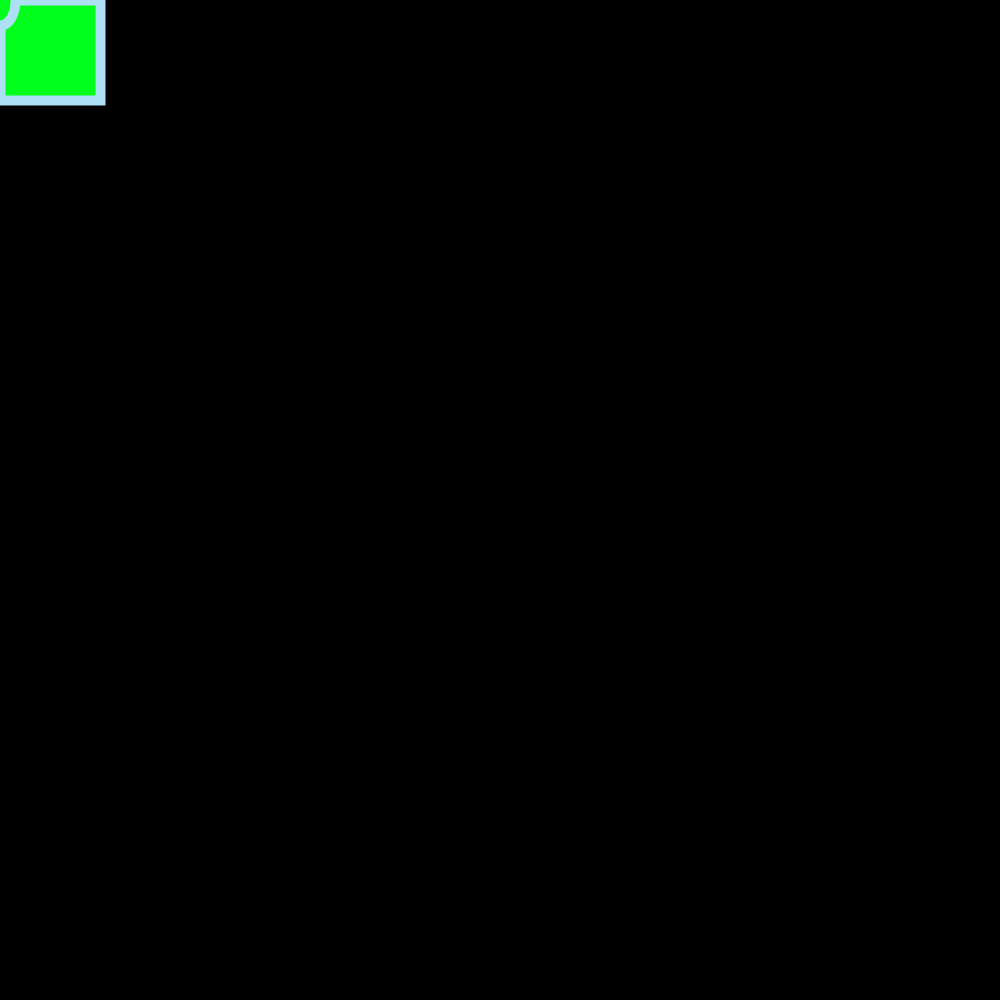
Frame 1 (no input)
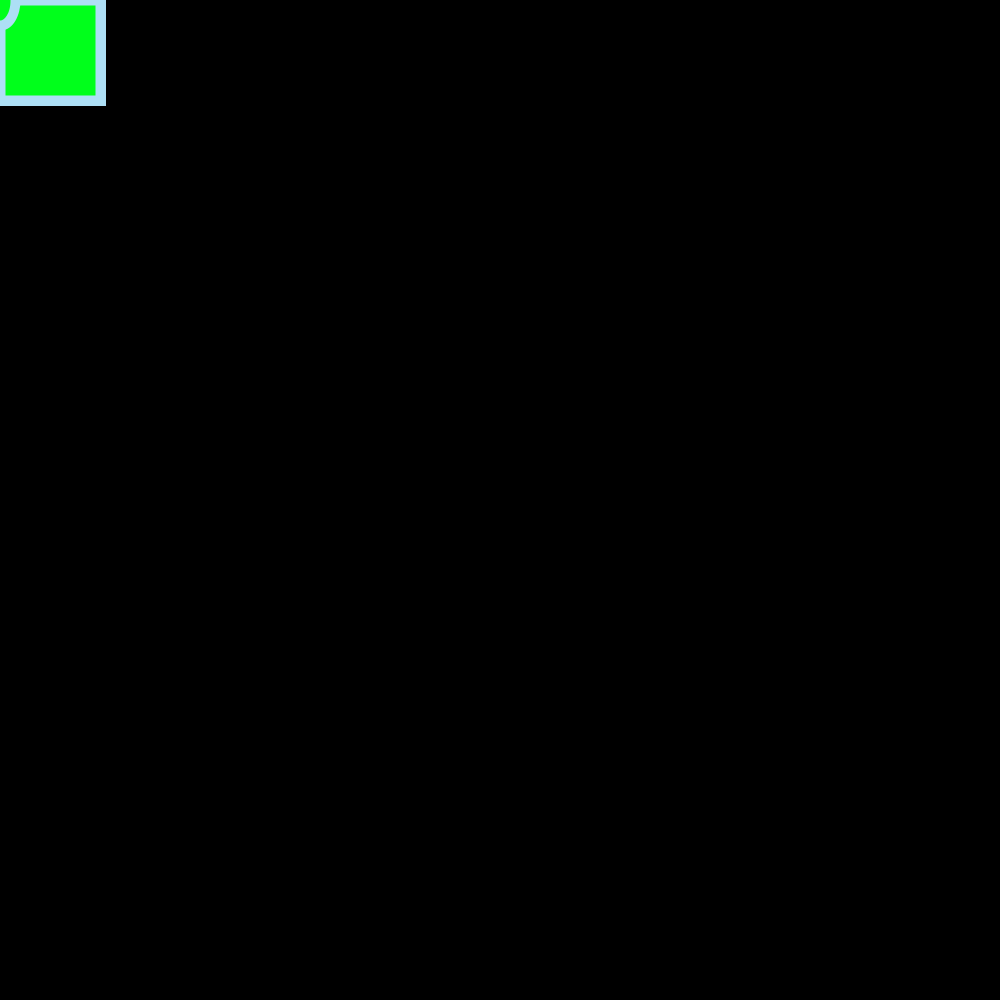
Frame 60 (the mouse pressed at the canvas centre just before this capture)
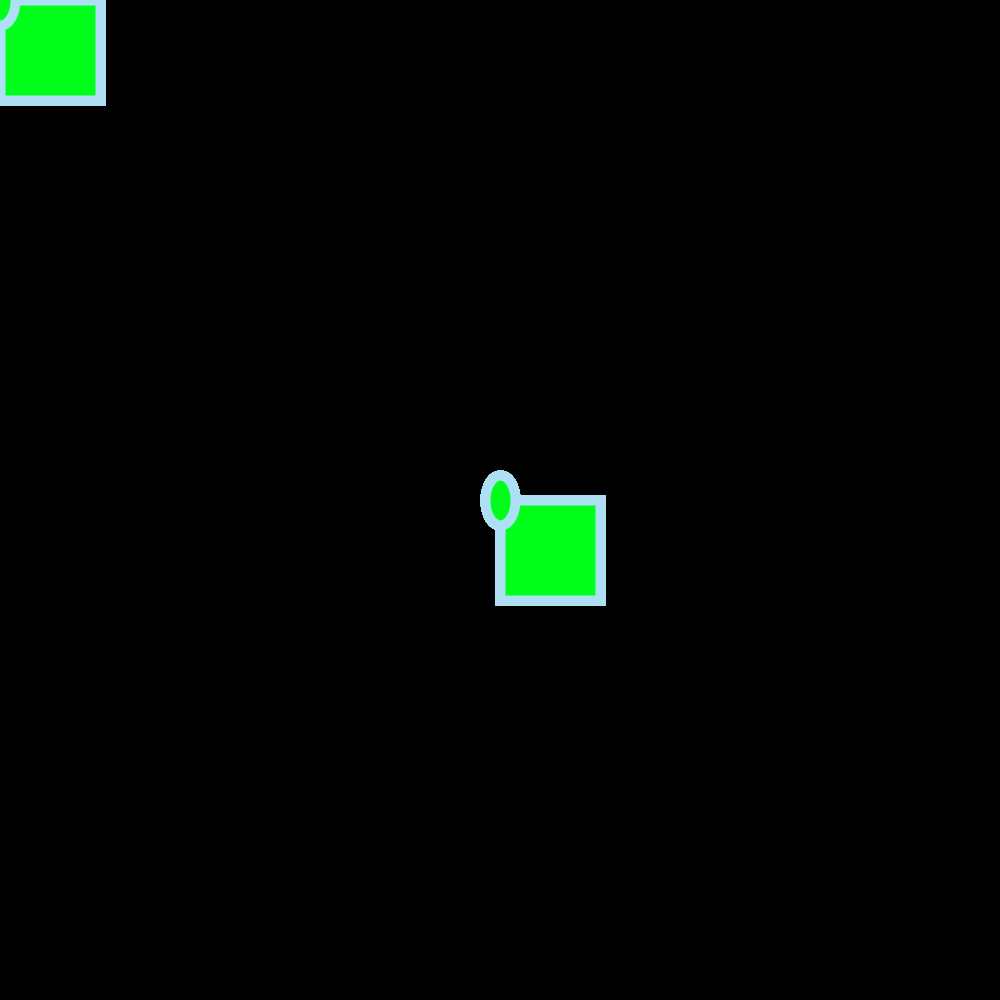
Frame 120 (the mouse held since frame 60 and released just before this capture)

The Processing sketch that drew these frames (run headless with seeded random() and noise(); from frame 60 on, the mouse is pressed at the canvas centre):

// Processing sketch: draw3
// ── draw3.pde
void setup() {
  size(1000, 1000);
  background(0);
  strokeWeight(10);
  stroke(#ADDFF5);
  fill(#00FF1B);
}

void draw() {
  rect(mouseX, mouseY, 100, 100);
  ellipse(mouseX, mouseY, 30, 50);
}

void keyPressed() {
  // if mouse click, clear the screen
  background(random(0,255), random(0,255), random(0,255));
}
